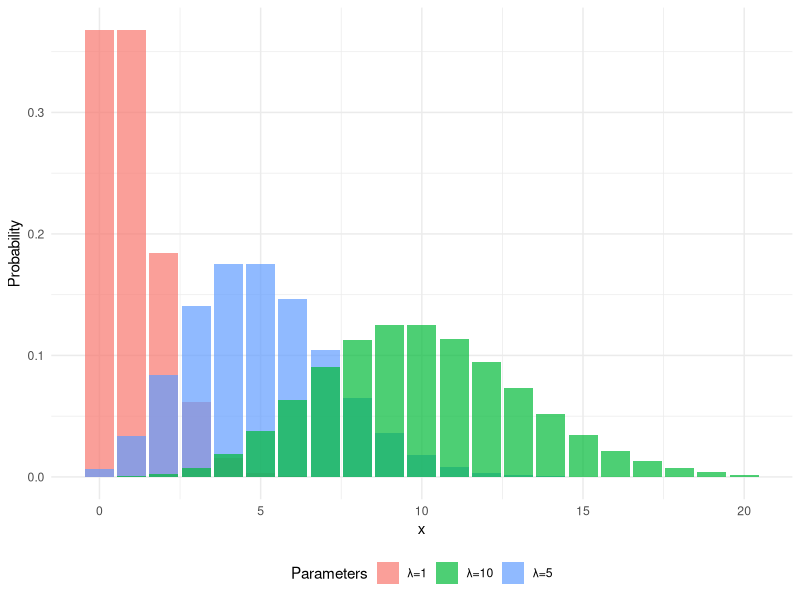

R code for this plot:
## ---- chunk 1
#| eval: true
#| echo: false
#| warning: false
#| fig-cap: Poisson distribution.
# Packages
library(ggplot2)

# Plot
ggplot2::ggplot(data.frame(x = c(0, 20)), aes(x)) +
  ggplot2::stat_function(
    fun = dpois, args = list(lambda = 1), geom = "col",
    aes(fill = "λ=1"), alpha = 0.7, n = 21
  ) +
  ggplot2::stat_function(
    fun = dpois, args = list(lambda = 5), geom = "col",
    aes(fill = "λ=5"), alpha = 0.7, n = 21
  ) +
  ggplot2::stat_function(
    fun = dpois, args = list(lambda = 10), geom = "col",
    aes(fill = "λ=10"), alpha = 0.7, n = 21
  ) +
  ggplot2::labs(fill = "Parameters") +
  ggplot2::ylab("Probability") +
  ggplot2::xlab("x") +
  ggplot2::theme_minimal() +
  ggplot2::theme(legend.position = "bottom")
